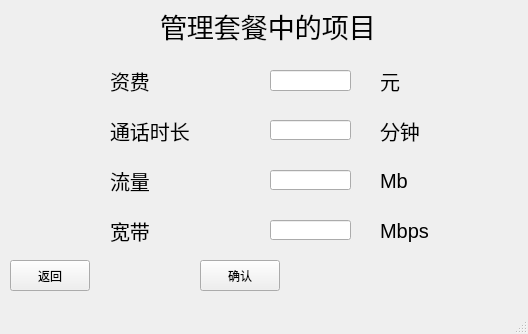
<?xml version="1.0" encoding="UTF-8"?>
<ui version="4.0">
 <class>plan_add</class>
 <widget class="QMainWindow" name="plan_add">
  <property name="geometry">
   <rect>
    <x>0</x>
    <y>0</y>
    <width>528</width>
    <height>334</height>
   </rect>
  </property>
  <property name="windowTitle">
   <string>增加套餐内容</string>
  </property>
  <widget class="QWidget" name="centralwidget">
   <widget class="QLabel" name="label">
    <property name="geometry">
     <rect>
      <x>160</x>
      <y>0</y>
      <width>391</width>
      <height>51</height>
     </rect>
    </property>
    <property name="font">
     <font>
      <pointsize>20</pointsize>
     </font>
    </property>
    <property name="text">
     <string>管理套餐中的项目</string>
    </property>
   </widget>
   <widget class="QLabel" name="label_2">
    <property name="geometry">
     <rect>
      <x>110</x>
      <y>60</y>
      <width>91</width>
      <height>41</height>
     </rect>
    </property>
    <property name="font">
     <font>
      <pointsize>15</pointsize>
     </font>
    </property>
    <property name="text">
     <string>资费</string>
    </property>
   </widget>
   <widget class="QLabel" name="label_3">
    <property name="geometry">
     <rect>
      <x>110</x>
      <y>110</y>
      <width>81</width>
      <height>41</height>
     </rect>
    </property>
    <property name="font">
     <font>
      <pointsize>15</pointsize>
     </font>
    </property>
    <property name="text">
     <string>通话时长</string>
    </property>
   </widget>
   <widget class="QLabel" name="label_4">
    <property name="geometry">
     <rect>
      <x>110</x>
      <y>160</y>
      <width>81</width>
      <height>41</height>
     </rect>
    </property>
    <property name="font">
     <font>
      <pointsize>15</pointsize>
     </font>
    </property>
    <property name="text">
     <string>流量</string>
    </property>
   </widget>
   <widget class="QLabel" name="label_5">
    <property name="geometry">
     <rect>
      <x>110</x>
      <y>210</y>
      <width>81</width>
      <height>41</height>
     </rect>
    </property>
    <property name="font">
     <font>
      <pointsize>15</pointsize>
     </font>
    </property>
    <property name="text">
     <string>宽带</string>
    </property>
   </widget>
   <widget class="QLineEdit" name="lineEdit_money">
    <property name="geometry">
     <rect>
      <x>270</x>
      <y>70</y>
      <width>81</width>
      <height>21</height>
     </rect>
    </property>
   </widget>
   <widget class="QLineEdit" name="lineEdit_time">
    <property name="geometry">
     <rect>
      <x>270</x>
      <y>120</y>
      <width>81</width>
      <height>20</height>
     </rect>
    </property>
   </widget>
   <widget class="QLineEdit" name="lineEdit_flow">
    <property name="geometry">
     <rect>
      <x>270</x>
      <y>170</y>
      <width>81</width>
      <height>20</height>
     </rect>
    </property>
   </widget>
   <widget class="QLineEdit" name="lineEdit_band">
    <property name="geometry">
     <rect>
      <x>270</x>
      <y>220</y>
      <width>81</width>
      <height>20</height>
     </rect>
    </property>
   </widget>
   <widget class="QPushButton" name="pushButton_confirm">
    <property name="geometry">
     <rect>
      <x>200</x>
      <y>260</y>
      <width>80</width>
      <height>31</height>
     </rect>
    </property>
    <property name="text">
     <string>确认</string>
    </property>
   </widget>
   <widget class="QLabel" name="label_6">
    <property name="geometry">
     <rect>
      <x>380</x>
      <y>60</y>
      <width>91</width>
      <height>41</height>
     </rect>
    </property>
    <property name="font">
     <font>
      <pointsize>15</pointsize>
     </font>
    </property>
    <property name="text">
     <string>元</string>
    </property>
   </widget>
   <widget class="QLabel" name="label_7">
    <property name="geometry">
     <rect>
      <x>380</x>
      <y>110</y>
      <width>81</width>
      <height>41</height>
     </rect>
    </property>
    <property name="font">
     <font>
      <pointsize>15</pointsize>
     </font>
    </property>
    <property name="text">
     <string>分钟</string>
    </property>
   </widget>
   <widget class="QLabel" name="label_8">
    <property name="geometry">
     <rect>
      <x>380</x>
      <y>160</y>
      <width>81</width>
      <height>41</height>
     </rect>
    </property>
    <property name="font">
     <font>
      <pointsize>15</pointsize>
     </font>
    </property>
    <property name="text">
     <string>Mb</string>
    </property>
   </widget>
   <widget class="QLabel" name="label_9">
    <property name="geometry">
     <rect>
      <x>380</x>
      <y>210</y>
      <width>81</width>
      <height>41</height>
     </rect>
    </property>
    <property name="font">
     <font>
      <pointsize>15</pointsize>
     </font>
    </property>
    <property name="text">
     <string>Mbps</string>
    </property>
   </widget>
   <widget class="QPushButton" name="pushButton_back">
    <property name="geometry">
     <rect>
      <x>10</x>
      <y>260</y>
      <width>80</width>
      <height>31</height>
     </rect>
    </property>
    <property name="text">
     <string>返回</string>
    </property>
   </widget>
  </widget>
  <widget class="QMenuBar" name="menubar">
   <property name="geometry">
    <rect>
     <x>0</x>
     <y>0</y>
     <width>528</width>
     <height>17</height>
    </rect>
   </property>
  </widget>
  <widget class="QStatusBar" name="statusbar"/>
 </widget>
 <resources/>
 <connections/>
</ui>
